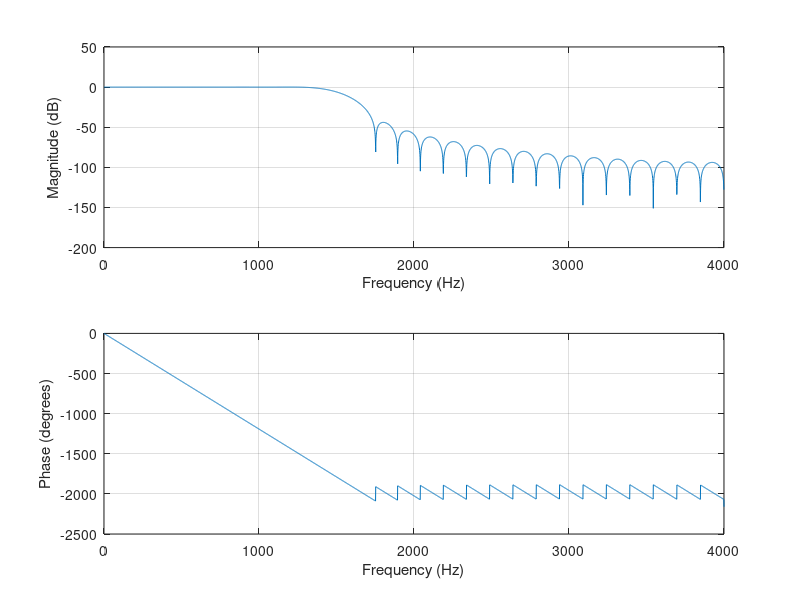

The MATLAB source for this figure: (Note: this script raises an error after producing the figure.)
clc; clear; close all;

fp = 1250; fr = 1750; Rr = 50; fs = 8000;
%ponieważ Rr = 50db wybieramy okno z najbliższym większym tłumieniem czyli
%okno Hamminga (Rr = 53) dla którego
a = 3.3; %.
R = ceil(a*fs/(fr-fp)); %R musi być większą bądź równą liczbą całkowitą dlatego zaokrąglamy w górę
K = R+1;

df = 100; f =-2:df:fs/2;

f0 = (fp+fr)/2;






%Metoda okien czasowych
n = 0:R;
h1s = 2*f0/fs .*sinc(2*f0/fs*(n-(R/2)));
h1o = h1s.*hanning(K)';
H1s = fftshift(fft(h1o));

figure(2)
freqz(h1o,1,2^12,fs)
xline(fp)
xline(fr)






%Funkcja wbudowana
b = fir1(R,f0/(fs/2),hanning(K));

figure(10)
freqz(b,1,2^12,fs)
xline(fp)
xline(fr)
